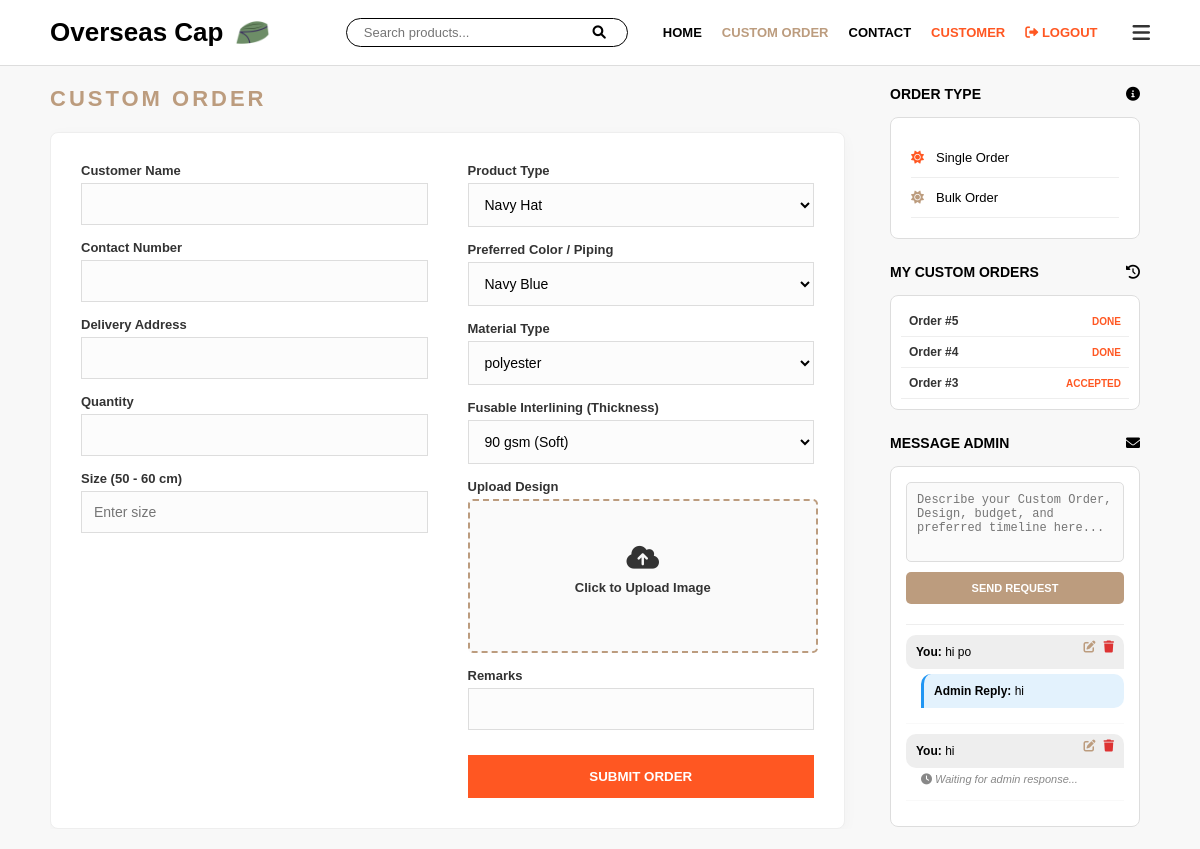
Page /custom_order (signed in) on the committed database.
### app.py (models this page shows)
class CustomOrder(db.Model):
    id = db.Column(db.Integer, primary_key=True)
    user_id = db.Column(db.Integer, db.ForeignKey('user.id'), nullable=True)
    customer_name = db.Column(db.String(100), nullable=False)
    contact_number = db.Column(db.String(20), nullable=False)
    address = db.Column(db.String(200), nullable=False)
    quantity = db.Column(db.Integer, nullable=False)
    product_type = db.Column(db.String(50))
    product_id = db.Column(db.Integer, db.ForeignKey('product.id'), nullable=True)
    color_type = db.Column(db.String(50))
    size_type = db.Column(db.String(50))
    color_variants = db.Column(db.String(50))
    size_variants = db.Column(db.String(50))
    material_type = db.Column(db.String(100))
    interlining_thickness = db.Column(db.String(100))
    order_type = db.Column(db.String(50))
    design_filename = db.Column(db.String(100))
    remarks = db.Column(db.Text)
    status = db.Column(db.String(20), default="PENDING")
    payment_method = db.Column(db.String(50))
    date_ordered = db.Column(db.DateTime, default=datetime.utcnow)
    payment_proof = db.Column(db.String(100))
    price = db.Column(db.Float, default=0.0)

class ContactMessage(db.Model):
    id = db.Column(db.Integer, primary_key=True)
    user_id = db.Column(db.Integer, db.ForeignKey('user.id'), nullable=True)
    sender_name = db.Column(db.String(100))
    message = db.Column(db.Text, nullable=False)
    admin_reply = db.Column(db.Text, nullable=True) # Stores the Admin's response
    date_sent = db.Column(db.DateTime, default=datetime.utcnow)
    is_read = db.Column(db.Boolean, default=False)

### app.py (the view)
@app.route('/custom_order')
def custom_order():
    if 'user' not in session:
        return redirect(url_for('login'))
    user = User.query.filter_by(username=session['user']).first()
    custom_orders = CustomOrder.query.filter_by(
        user_id=user.id,
        order_type="Custom Order"
    ).order_by(CustomOrder.id.desc()).all()
    prev_data = session.get('temp_order', {})
    messages = ContactMessage.query.filter_by(user_id=user.id).order_by(ContactMessage.date_sent.desc()).all()
    return render_template('custom_order.html',
                           messages=messages,
                           prev_data=prev_data,
                           custom_orders=custom_orders)

### app.py (called while the page is built)
@app.context_processor
def inject_stats():
    admin_stats = {
        'total': CustomOrder.query.count(),
        'pending': CustomOrder.query.filter_by(status='PENDING').count(),
        'completed': CustomOrder.query.filter(CustomOrder.status.in_(['DONE', 'COMPLETED'])).count()
    }
    return dict(admin_stats=admin_stats)

### templates/custom_order.html (shortened to what this page needs)
<!DOCTYPE html>
<html lang="en">
<head>
    <link rel="stylesheet" href="https://cdnjs.cloudflare.com/ajax/libs/font-awesome/6.0.0/css/all.min.css">
</head>
<body>
    <header>
        <div style="display: flex; align-items: center; gap: 12px;">
            <div class="logo">Overseas Cap</div>
            <img src="{{ url_for('static', filename='logo.png') }}" alt="Logo" style="height: 35px; width: auto;">
        </div>
        <div style="display: flex; align-items: center; gap: 15px;">
            <form action="{{ url_for('home') }}" method="GET" class="search-container">
                <input type="text" name="q" placeholder="Search products..." value="{{ request.args.get('q', '') }}">
                <button type="submit"><i class="fas fa-search"></i></button>
            </form>
            <nav id="topNav">
                <a href="{{ url_for('home') }}">HOME</a>
                <a href="{{ url_for('custom_order') }}" style="color: #bc9c7e;">CUSTOM ORDER</a>
                <a href="{{ url_for('contact') }}">CONTACT</a>
                <a href="{{ url_for('customer_profile') }}" style="color: #ff5722;">CUSTOMER</a>
                <a href="#" onclick="confirmLogout(event)" style="color: #ff5722; font-weight: bold;">
                    <i class="fas fa-sign-out-alt"></i> LOGOUT
                </a>
            </nav>
            <i class="fas fa-bars menu-toggle-btn" onclick="toggleMenu()"></i>
        </div>
    </header>
    <main>
        <div class="content-left">
            <div class="page-title">Custom Order</div>
            <form class="form-grid" id="mainCustomForm">
                <div class="form-section">
                    <div class="input-row">
                        <label>Customer Name</label>
                        <input type="text" name="customer_name" value="{{ prev_data.get('customer_name', '') }}" required>
                    </div>
                    <div class="input-row">
                        <label>Contact Number</label>
                        <input type="text" name="contact_number" value="{{ prev_data.get('contact_number', '') }}" required>
                    </div>
                    <div class="input-row">
                        <label>Delivery Address</label>
                        <input type="text" name="address" value="{{ prev_data.get('address', '') }}" required>
                    </div>
                    <div class="input-row">
                        <label>Quantity</label>
                        <input type="number" name="quantity" value="{{ prev_data.get('quantity', '') }}" required>
                    </div>
                    <div class="input-row">
                        <label>Size (50 - 60 cm)</label>
                        <input type="number" name="size" min="50" max="60" placeholder="Enter size" required>
                    </div>
                </div>
                <div class="form-section">
                    <div class="input-row"><label>Product Type</label>
                        <select name="product_type">
                            <option value="Navy Hat">Navy Hat</option>
                        </select>
                    </div>
                    <div class="input-row">
                        <label>Preferred Color / Piping</label>
                        <select name="color">
                            <optgroup label="Primary Colors">
                                <option value="Navy Blue">Navy Blue</option>
                            </optgroup>
                        </select>
                    </div>
                    <div class="input-row"><label>Material Type</label>
                        <select name="material_type">
                            <option value="polyester">polyester</option>
                        </select>
                    </div>
                    <div class="input-row">
                        <label>Fusable Interlining (Thickness)</label>
                        <select name="interlining_thickness">
                            <option value="90 gsm">90 gsm (Soft)</option>
                        </select>
                    </div>
                    <div class="input-row"><label>Upload Design</label>
                        <label for="design-upload" class="upload-label-box">
                            <i class="fas fa-cloud-upload-alt fa-2x"></i>
                            <p id="file-name" style="margin-top:10px;">Click to Upload Image</p>
                        </label>
                    </div>
                    <div class="input-row"><label>Remarks</label><input type="text" name="remarks"></div>
                    <button type="submit" class="submit-btn">SUBMIT ORDER</button>
                </div>
            </form>
        </div>
        <aside class="sidebar">
            <div class="sidebar-header"><span>ORDER TYPE</span><i class="fas fa-info-circle"></i></div>
            <div class="sidebar-box">
                <div class="order-type-option" onclick="setOrderType('Single Order', this)"><i class="fas fa-sun" style="color: #ff5722;"></i> Single Order</div>
                <div class="order-type-option" onclick="setOrderType('Bulk Order', this)"><i class="fas fa-sun" style="color: #bc9c7e;"></i> Bulk Order</div>
            </div>
            <div style="margin-top: 25px;">
    <div class="sidebar-header"><span>MY CUSTOM ORDERS</span><i class="fas fa-history"></i></div>
    <div class="sidebar-box" style="padding: 10px; max-height: 200px; overflow-y: auto;">
        {% if custom_orders %}
            {% for order in custom_orders %}
            <div class="recent-order-item"
                 style="display: flex; justify-content: space-between; align-items: center; padding: 8px; border-bottom: 1px solid #eee; cursor: pointer;"
                 onclick="viewOrderStatus('{{ order.id }}',
                 '{{ order.status }}',
                 '{{ order.customer_name }}',
                 '{{ order.contact_number }}',
                 '{{ order.address }}',
                 '{{ order.quantity }}',
                 '{{ order.size_type }}',
                 '{{ order.product_type }}',
                 '{{ order.color_type }}',
                 '{{ order.material_type }}',
                 '{{ order.interlining_thickness }}',
                 '{{ (order.remarks or "")|replace("\'", "\\\'")|replace("\n", " ") }}',
                 '{{ order.design_filename }}',
                 '{{ order.price or "Not set" }}',
                 '{{ order.payment_method }}')"> <div style="font-size: 12px; font-weight: bold; color: #333;">Order #{{ order.id }}</div>
    <span style="font-size: 10px; font-weight: bold; color: #ff5722; text-transform: uppercase;">{{ order.status }}</span>
</div>
            {% endfor %}
        {% else %}
            <p style="text-align: center; color: #bbb; font-size: 11px; margin-top: 10px;">No recent orders.</p>
        {% endif %}
    </div>
</div>
            <div style="margin-top: 25px;">
    <div class="sidebar-header"><span>MESSAGE ADMIN</span><i class="fas fa-envelope"></i></div>
    <div class="sidebar-box" style="padding: 15px;">
        <textarea id="adminMessage" class="admin-msg-box" placeholder="Describe your Custom Order, Design, budget, and preferred timeline here..."></textarea>
        <button type="button" class="msg-send-btn" onclick="sendMessageToAdmin()">SEND REQUEST</button>
        <div class="chat-history" style="margin-top: 20px; max-height: 250px; overflow-y: auto; border-top: 1px solid #eee; padding-top: 10px;">
            {% if messages %}
                {% for msg in messages %}
                    <div style="margin-bottom: 15px; font-size: 12px; animation: fadeIn 0.3s ease;">
                        <div style="background: #eee; padding: 10px; border-radius: 10px 10px 0 10px; margin-bottom: 5px; position: relative;">
                            <strong>You:</strong> {{ msg.message }}
                            <div style="position: absolute; top: 5px; right: 10px; display: flex; gap: 8px;">
                                <button onclick="updateMessage('{{ msg.id }}', '{{ msg.message }}')" title="Edit Message" style="border:none; background:none; color:#bc9c7e; cursor:pointer; font-size: 12px; padding: 0;">
                                    <i class="fas fa-edit"></i>
                                </button>
                                <button onclick="deleteMessage('{{ msg.id }}')" title="Delete Message" style="border:none; background:none; color:#d33; cursor:pointer; font-size: 12px; padding: 0;">
                                    <i class="fas fa-trash"></i>
                                </button>
                            </div>
                        </div>
                        {% if msg.admin_reply %}
                            <div style="background: #e3f2fd; padding: 10px; border-radius: 10px 10px 10px 0; margin-left: 15px; border-left: 3px solid #2196f3;">
                                <strong>Admin Reply:</strong> {{ msg.admin_reply }}
                            </div>
                        {% else %}
                            <div style="margin-left: 15px; color: #888; font-style: italic; font-size: 11px;">
                                <i class="fas fa-clock"></i> Waiting for admin response...
                            </div>
                        {% endif %}
                    </div>
                    <hr style="border: 0; border-top: 1px solid #f9f9f9; margin: 10px 0;">
                {% endfor %}
            {% else %}
                <p style="text-align: center; color: #bbb; font-size: 11px; margin-top: 10px;">No messages sent yet.</p>
            {% endif %}
        </div>
    </div>
</div>
        </aside>
    </main>
</body>
</html>

### templates/custom_order.html (style rules this page uses)
html, body { height: 100vh; width: 100vw; margin: 0; padding: 0; overflow: hidden; background-color: #f8f8f8; font-family: Arial, sans-serif; display: flex; flex-direction: column; }
header { padding: 15px 50px; display: flex; justify-content: space-between; align-items: center; background: white; border-bottom: 1px solid #ddd; z-index: 100; }
.logo { font-size: 26px; font-weight: bold; }
.search-container { border: 1px solid #000; border-radius: 20px; padding: 5px 15px; width: 250px; display: flex; align-items: center; justify-content: space-between; background: white; }
.search-container input { border: none; outline: none; width: 100%; font-size: 13px; }
.search-container button { background: none; border: none; cursor: pointer; color: #000; }
nav { display: flex; align-items: center; transition: all 0.4s ease-in-out; }
nav a { color: #000; text-decoration: none; margin-left: 20px; font-size: 13px; font-weight: bold; transition: 0.3s; }
.menu-toggle-btn { cursor: pointer; font-size: 20px; margin-left: 20px; color: #333; transition: 0.3s; }
main { flex: 1; display: flex; padding: 20px 50px; gap: 30px; overflow: hidden; animation: fadeIn 0.7s ease-out; }
.content-left { flex: 3; display: flex; flex-direction: column; overflow-y: auto; padding-right: 15px; }
.page-title { color: #bc9c7e; letter-spacing: 3px; font-size: 22px; margin-bottom: 20px; font-weight: bold; text-transform: uppercase; }
.form-grid { display: grid; grid-template-columns: 1fr 1fr; gap: 40px; background: #fff; padding: 30px; border: 1px solid #eee; box-shadow: 0 4px 15px rgba(0,0,0,0.03); border-radius: 8px; }
.input-row { margin-bottom: 15px; display: flex; flex-direction: column; gap: 5px; }
.input-row label { font-size: 13px; font-weight: bold; color: #333; }
.input-row input, .input-row select { padding: 12px; border: 1px solid #ddd; font-size: 14px; background-color: #fcfcfc; outline: none; transition: all 0.3s; }
.upload-label-box { width: 100%; height: 150px; background-color: #fafafa; border: 2px dashed #bc9c7e; display: flex; flex-direction: column; justify-content: center; align-items: center; color: #bc9c7e; font-weight: bold; cursor: pointer; transition: 0.3s; border-radius: 5px; }
.submit-btn { background-color: #ff5722; color: white; border: none; padding: 14px; font-weight: bold; cursor: pointer; width: 100%; margin-top: 10px; transition: 0.3s; }
.sidebar { flex: 1; max-width: 250px; display: flex; flex-direction: column; overflow-y: auto; padding-right: 10px; }
.sidebar-header { display: flex; justify-content: space-between; align-items: center; font-weight: bold; margin-bottom: 15px; font-size: 14px; }
.sidebar-box { background: #fff; border: 1px solid #ddd; padding: 20px; border-radius: 8px; }
.order-type-option { display: flex; align-items: center; gap: 12px; padding: 12px 0; border-bottom: 1px solid #eee; font-size: 13px; cursor: pointer; transition: 0.3s; }
.recent-order-item { padding: 10px; border-bottom: 1px solid #eee; cursor: pointer; transition: 0.3s; display: flex; justify-content: space-between; align-items: center; }
.recent-order-item:last-child { border-bottom: none; }
.admin-msg-box { width: 100%; height: 80px; border: 1px solid #ddd; border-radius: 5px; padding: 10px; font-size: 12px; resize: none; outline: none; background: #fafafa; transition: 0.3s; box-sizing: border-box; display: block; }
.msg-send-btn { width: 100%; background: #bc9c7e; color: white; border: none; padding: 10px; margin-top: 10px; border-radius: 5px; font-size: 11px; font-weight: bold; cursor: pointer; transition: 0.3s; box-sizing: border-box; }

### rows in the picture
CustomOrder: id "5", status "DONE"
CustomOrder: id "4", status "DONE"
CustomOrder: id "3", status "ACCEPTED"
ContactMessage: message "hi po", admin_reply "hi"
ContactMessage: message "hi", shows "Waiting for admin response..."
